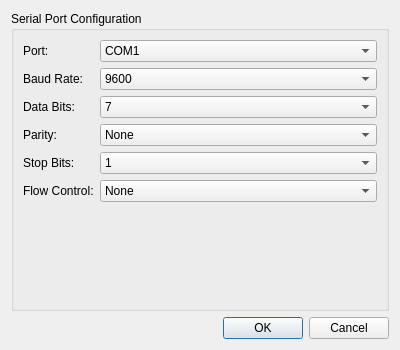
<?xml version="1.0" encoding="UTF-8"?>
<ui version="4.0">
 <class>ConfigDialog</class>
 <widget class="QDialog" name="ConfigDialog">
  <property name="geometry">
   <rect>
    <x>0</x>
    <y>0</y>
    <width>400</width>
    <height>350</height>
   </rect>
  </property>
  <property name="windowTitle">
   <string>Serial Port Setup</string>
  </property>
  <layout class="QVBoxLayout" name="verticalLayout">
   <item>
    <widget class="QGroupBox" name="groupBox">
     <property name="title">
      <string>Serial Port Configuration</string>
     </property>
     <layout class="QFormLayout" name="formLayout">
      <item row="0" column="0">
       <widget class="QLabel" name="label">
        <property name="text">
         <string>Port:</string>
        </property>
       </widget>
      </item>
      <item row="0" column="1">
       <widget class="QComboBox" name="portCombo">
        <item>
         <property name="text">
          <string>COM1</string>
         </property>
        </item>
        <item>
         <property name="text">
          <string>COM2</string>
         </property>
        </item>
        <item>
         <property name="text">
          <string>COM3</string>
         </property>
        </item>
        <item>
         <property name="text">
          <string>COM4</string>
         </property>
        </item>
        <item>
         <property name="text">
          <string>COM5</string>
         </property>
        </item>
        <item>
         <property name="text">
          <string>COM6</string>
         </property>
        </item>
        <item>
         <property name="text">
          <string>COM7</string>
         </property>
        </item>
        <item>
         <property name="text">
          <string>COM8</string>
         </property>
        </item>
       </widget>
      </item>
      <item row="1" column="0">
       <widget class="QLabel" name="label_2">
        <property name="text">
         <string>Baud Rate:</string>
        </property>
       </widget>
      </item>
      <item row="1" column="1">
       <widget class="QComboBox" name="baudCombo">
        <item>
         <property name="text">
          <string>9600</string>
         </property>
        </item>
        <item>
         <property name="text">
          <string>19200</string>
         </property>
        </item>
        <item>
         <property name="text">
          <string>38400</string>
         </property>
        </item>
        <item>
         <property name="text">
          <string>57600</string>
         </property>
        </item>
        <item>
         <property name="text">
          <string>115200</string>
         </property>
        </item>
       </widget>
      </item>
      <item row="2" column="0">
       <widget class="QLabel" name="label_3">
        <property name="text">
         <string>Data Bits:</string>
        </property>
       </widget>
      </item>
      <item row="2" column="1">
       <widget class="QComboBox" name="dataBitsCombo">
        <item>
         <property name="text">
          <string>7</string>
         </property>
        </item>
        <item>
         <property name="text">
          <string>8</string>
         </property>
        </item>
       </widget>
      </item>
      <item row="3" column="0">
       <widget class="QLabel" name="label_4">
        <property name="text">
         <string>Parity:</string>
        </property>
       </widget>
      </item>
      <item row="3" column="1">
       <widget class="QComboBox" name="parityCombo">
        <item>
         <property name="text">
          <string>None</string>
         </property>
        </item>
        <item>
         <property name="text">
          <string>Odd</string>
         </property>
        </item>
        <item>
         <property name="text">
          <string>Even</string>
         </property>
        </item>
       </widget>
      </item>
      <item row="4" column="0">
       <widget class="QLabel" name="label_5">
        <property name="text">
         <string>Stop Bits:</string>
        </property>
       </widget>
      </item>
      <item row="4" column="1">
       <widget class="QComboBox" name="stopBitsCombo">
        <item>
         <property name="text">
          <string>1</string>
         </property>
        </item>
        <item>
         <property name="text">
          <string>2</string>
         </property>
        </item>
       </widget>
      </item>
      <item row="5" column="0">
       <widget class="QLabel" name="label_6">
        <property name="text">
         <string>Flow Control:</string>
        </property>
       </widget>
      </item>
      <item row="5" column="1">
       <widget class="QComboBox" name="flowControlCombo">
        <item>
         <property name="text">
          <string>None</string>
         </property>
        </item>
        <item>
         <property name="text">
          <string>Hardware</string>
         </property>
        </item>
        <item>
         <property name="text">
          <string>Software</string>
         </property>
        </item>
       </widget>
      </item>
     </layout>
    </widget>
   </item>
   <item>
    <widget class="QDialogButtonBox" name="buttonBox">
     <property name="standardButtons">
      <set>QDialogButtonBox::StandardButton::Cancel|QDialogButtonBox::StandardButton::Ok</set>
     </property>
    </widget>
   </item>
  </layout>
 </widget>
 <resources/>
 <connections>
  <connection>
   <sender>buttonBox</sender>
   <signal>accepted()</signal>
   <receiver>ConfigDialog</receiver>
   <slot>accept()</slot>
   <hints>
    <hint type="sourcelabel">
     <x>20</x>
     <y>20</y>
    </hint>
    <hint type="destinationlabel">
     <x>20</x>
     <y>20</y>
    </hint>
   </hints>
  </connection>
  <connection>
   <sender>buttonBox</sender>
   <signal>rejected()</signal>
   <receiver>ConfigDialog</receiver>
   <slot>reject()</slot>
   <hints>
    <hint type="sourcelabel">
     <x>20</x>
     <y>20</y>
    </hint>
    <hint type="destinationlabel">
     <x>20</x>
     <y>20</y>
    </hint>
   </hints>
  </connection>
 </connections>
</ui>
